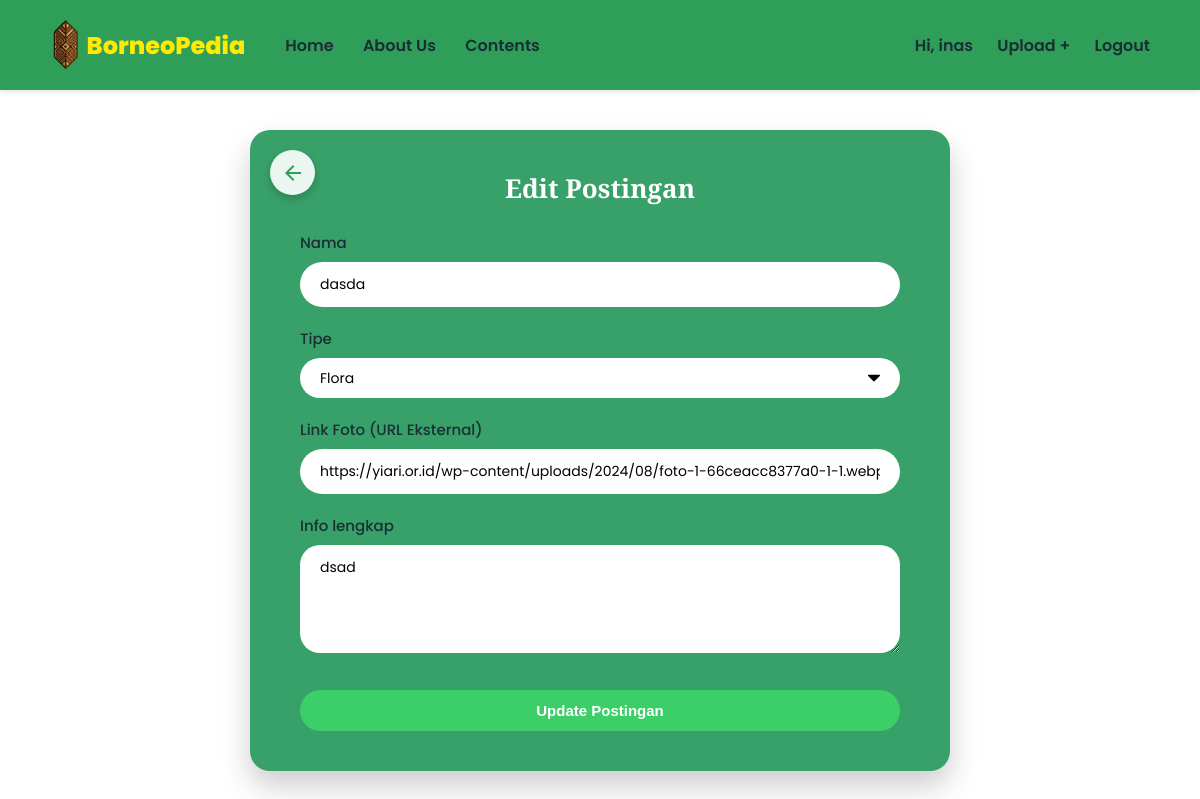
/edit.php?id=2 (signed in), run on an earlier commit of the app's database.
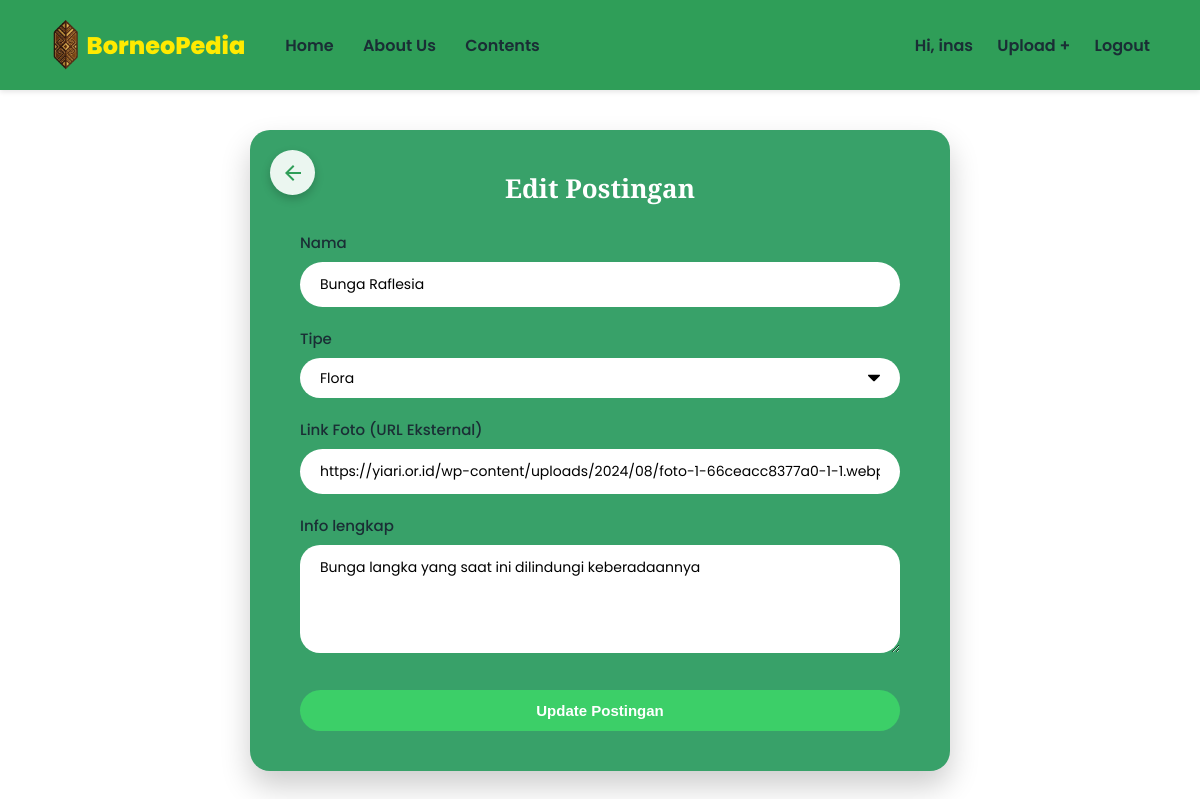
And on a later commit of the database.
### tables this page shows
CREATE TABLE `contents` (
  `id` int(11) NOT NULL,
  `user_id` int(11) NOT NULL,
  `nama` varchar(100) NOT NULL,
  `tipe` varchar(50) NOT NULL,
  `informasi` text NOT NULL,
  `foto` varchar(255) NOT NULL,
  `created_at` timestamp NOT NULL DEFAULT current_timestamp()
);

### edit.php (the view, shortened to what this page needs)
<?php
include 'koneksi.php';
$id = $_GET['id'];
$user_id_session = $_SESSION['user_id'];
$query = mysqli_query($conn, "SELECT * FROM contents WHERE id = '$id' AND user_id = '$user_id_session'");
$data = mysqli_fetch_array($query);
?>
<!DOCTYPE html>
<html lang="id">
<head>
</head>
<body>
    <nav>
        <div class="nav-left">
             <a href="index.php" class="logo">
            <img src="asset/logofix.png" class="logo-img"> BorneoPedia</a>
            <div class="nav-links">
                <a href="index.php">Home</a>
                <a href="about.php">About Us</a>
                <a href="contents.php">Contents</a>
            </div>
        </div>
        <div class="nav-right">
            <span>Hi, <?php echo $_SESSION['username']; ?></span>
            <a href="upload.php">Upload +</a>
            <a href="logout.php">Logout</a>
        </div>
    </nav>
    <main class="edit-container">
        <div class="card-edit">
            <a href="detail.php?id=<?php echo $id; ?>" class="btn-back-arrow" title="Kembali">
                <svg class="icon-back" viewBox="0 0 24 24">
                    <path d="M20 11H7.83l5.59-5.59L12 4l-8 8 8 8 1.41-1.41L7.83 13H20v-2z"></path>
                </svg>
            </a>
            <h2>Edit Postingan</h2>
            <form action="" method="POST">
                <div class="form-group">
                    <label>Nama</label>
                    <input type="text" name="nama" class="form-control" value="<?php echo htmlspecialchars($data['nama']); ?>" required>
                </div>
                <div class="form-group">
                    <label>Tipe</label>
                    <select name="tipe" class="form-control">
                        <option value="Flora" <?php if($data['tipe'] == 'Flora') echo 'selected'; ?>>Flora</option>
                    </select>
                </div>
                <div class="form-group">
                    <label>Link Foto (URL Eksternal)</label>
                    <input type="url" name="foto" class="form-control" value="<?php echo htmlspecialchars($data['foto']); ?>" required>
                </div>
                <div class="form-group">
                    <label>Info lengkap</label>
                    <textarea name="informasi" class="form-control" rows="4" required><?php echo htmlspecialchars($data['informasi']); ?></textarea>
                </div>
                <div class="button-group">
                    <button type="submit" name="update" class="btn btn-update">Update Postingan</button>
                </div>
            </form>
        </div>
    </main>
</body>
</html>

What changed in the data, as far as the page shows it:
changed contents "Flora": nama "dasda" → "Bunga Raflesia"; informasi "dsad" → "Bunga langka yang saat ini dilindungi keberadaannya"
